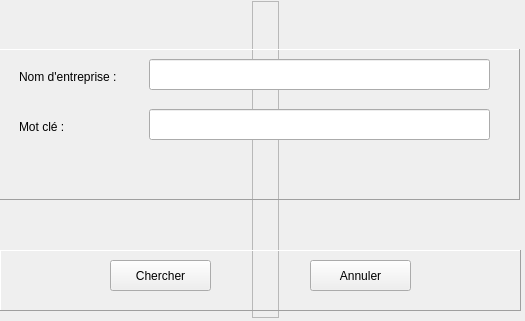
<?xml version="1.0" encoding="UTF-8"?>
<ui version="4.0">
 <class>SearchWindow</class>
 <widget class="QMainWindow" name="SearchWindow">
  <property name="geometry">
   <rect>
    <x>0</x>
    <y>0</y>
    <width>525</width>
    <height>321</height>
   </rect>
  </property>
  <property name="windowTitle">
   <string>Recherche de bulletins de nouvelles</string>
  </property>
  <property name="iconSize">
   <size>
    <width>200</width>
    <height>200</height>
   </size>
  </property>
  <widget class="QWidget" name="centralwidget">
   <property name="maximumSize">
    <size>
     <width>2000</width>
     <height>2000</height>
    </size>
   </property>
   <property name="styleSheet">
    <string notr="true">font: 75 Bold 10pt &quot;Arial&quot;;
selection-background-color: rgb(255, 170, 0);</string>
   </property>
   <widget class="QWidget" name="gridLayoutWidget">
    <property name="geometry">
     <rect>
      <x>0</x>
      <y>0</y>
      <width>531</width>
      <height>319</height>
     </rect>
    </property>
    <layout class="QGridLayout" name="gridLayout">
     <item row="0" column="0" alignment="Qt::AlignHCenter">
      <widget class="QFrame" name="frame">
       <property name="maximumSize">
        <size>
         <width>318</width>
         <height>317</height>
        </size>
       </property>
       <property name="frameShape">
        <enum>QFrame::StyledPanel</enum>
       </property>
       <property name="frameShadow">
        <enum>QFrame::Raised</enum>
       </property>
       <layout class="QGridLayout" name="gridLayout_4">
        <item row="0" column="0" rowspan="2" colspan="2">
         <widget class="QLabel" name="label_picture">
          <property name="maximumSize">
           <size>
            <width>298</width>
            <height>297</height>
           </size>
          </property>
          <property name="text">
           <string/>
          </property>
          <property name="pixmap">
           <pixmap>../src/img/search_icon.png</pixmap>
          </property>
         </widget>
        </item>
       </layout>
      </widget>
     </item>
    </layout>
   </widget>
   <widget class="QWidget" name="gridLayoutWidget_2">
    <property name="geometry">
     <rect>
      <x>-1</x>
      <y>49</y>
      <width>521</width>
      <height>151</height>
     </rect>
    </property>
    <layout class="QGridLayout" name="gridLayout_2">
     <item row="0" column="0">
      <widget class="QFrame" name="frame_2">
       <property name="frameShape">
        <enum>QFrame::Panel</enum>
       </property>
       <property name="frameShadow">
        <enum>QFrame::Raised</enum>
       </property>
       <widget class="QLabel" name="label_2">
        <property name="geometry">
         <rect>
          <x>20</x>
          <y>20</y>
          <width>121</width>
          <height>16</height>
         </rect>
        </property>
        <property name="text">
         <string>Nom d'entreprise : </string>
        </property>
       </widget>
       <widget class="QLabel" name="label_3">
        <property name="geometry">
         <rect>
          <x>20</x>
          <y>70</y>
          <width>71</width>
          <height>16</height>
         </rect>
        </property>
        <property name="text">
         <string>Mot clé :</string>
        </property>
       </widget>
       <widget class="QLineEdit" name="companyName_lineEdit">
        <property name="geometry">
         <rect>
          <x>150</x>
          <y>10</y>
          <width>341</width>
          <height>31</height>
         </rect>
        </property>
        <property name="styleSheet">
         <string notr="true">font: 9pt &quot;Arial&quot;;
selection-background-color: rgb(255, 170, 0);</string>
        </property>
       </widget>
       <widget class="QLineEdit" name="keyWord_lineEdit">
        <property name="geometry">
         <rect>
          <x>150</x>
          <y>60</y>
          <width>341</width>
          <height>31</height>
         </rect>
        </property>
        <property name="styleSheet">
         <string notr="true">font: 9pt &quot;Arial&quot;;</string>
        </property>
       </widget>
      </widget>
     </item>
    </layout>
   </widget>
   <widget class="QWidget" name="gridLayoutWidget_3">
    <property name="geometry">
     <rect>
      <x>0</x>
      <y>250</y>
      <width>521</width>
      <height>61</height>
     </rect>
    </property>
    <layout class="QGridLayout" name="gridLayout_3">
     <item row="1" column="0">
      <widget class="QFrame" name="frame_3">
       <property name="frameShape">
        <enum>QFrame::Panel</enum>
       </property>
       <property name="frameShadow">
        <enum>QFrame::Raised</enum>
       </property>
       <widget class="QPushButton" name="pushButton">
        <property name="geometry">
         <rect>
          <x>110</x>
          <y>10</y>
          <width>101</width>
          <height>31</height>
         </rect>
        </property>
        <property name="text">
         <string>Chercher</string>
        </property>
       </widget>
       <widget class="QPushButton" name="pushButton_2">
        <property name="geometry">
         <rect>
          <x>310</x>
          <y>10</y>
          <width>101</width>
          <height>31</height>
         </rect>
        </property>
        <property name="text">
         <string>Annuler</string>
        </property>
       </widget>
      </widget>
     </item>
    </layout>
   </widget>
  </widget>
 </widget>
 <resources/>
 <connections/>
</ui>
